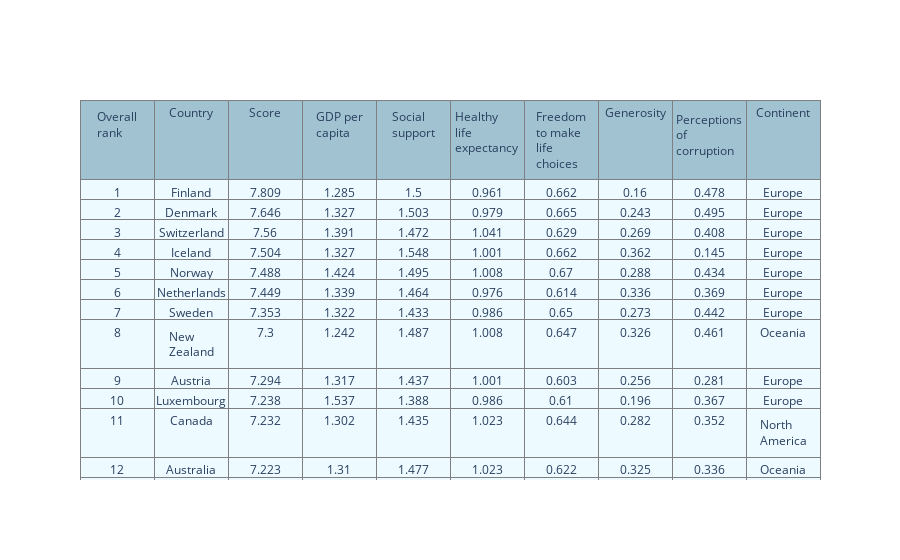

Notebook cell for this chart:
### Code cell
# Membuat tabel df dengan plotly
data = go.Table(
    header=dict(
        values=df.columns.tolist(),
        line = dict(color='#7D7F80'),
        fill = dict(color='#a1c3d1'),
    ),
    cells=dict(
        values=df.transpose().values.tolist(),
        line = dict(color='#7D7F80'),
        fill = dict(color='#EDFAFF'),
    )
)

tabel = go.Figure(data=[data])
tabel.show()

### Figure 1 — Plotly figure (JSON) as saved in the notebook; plotly's stock layout.template omitted (floating-point values rounded to 4 significant figures; data arrays with more than 128 entries replaced by an {"elided": "..."} marker saying what was removed)
{"data": [{"cells": {"fill": {"color": "#EDFAFF"}, "line": {"color": "#7D7F80"}, "values": {"elided": "10x148 mixed values"}}, "header": {"fill": {"color": "#a1c3d1"}, "line": {"color": "#7D7F80"}, "values": ["Overall rank", "Country", "Score", "GDP per capita", "Social support", "Healthy life expectancy", "Freedom to make life choices", "Generosity", "Perceptions of corruption", "Continent"]}, "type": "table"}], "layout": {}}
